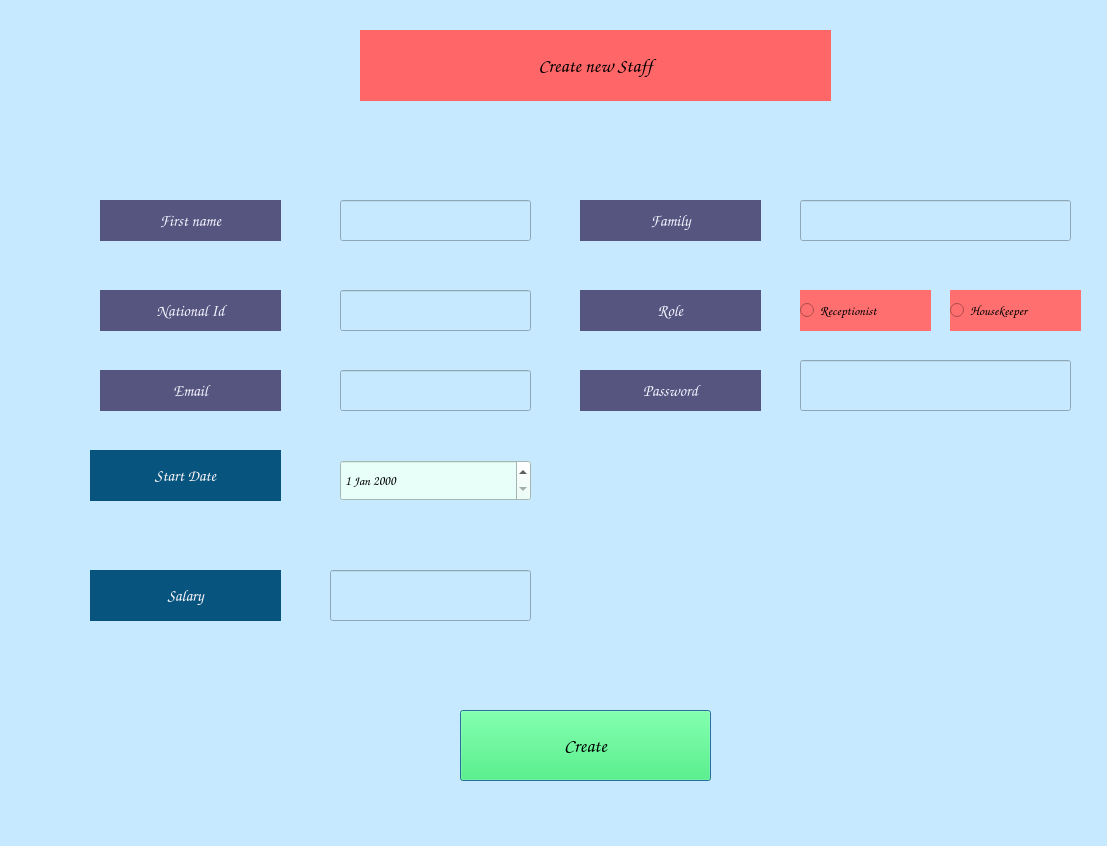
<?xml version="1.0" encoding="UTF-8"?>
<ui version="4.0">
 <class>Admin_create_new_staff</class>
 <widget class="QDialog" name="Admin_create_new_staff">
  <property name="geometry">
   <rect>
    <x>0</x>
    <y>0</y>
    <width>1107</width>
    <height>846</height>
   </rect>
  </property>
  <property name="cursor">
   <cursorShape>ClosedHandCursor</cursorShape>
  </property>
  <property name="windowTitle">
   <string>SignUp Page</string>
  </property>
  <property name="windowIcon">
   <iconset theme="Icon">
    <normaloff>D:/education/Term/database/PyQt5-Project-Test</normaloff>D:/education/Term/database/PyQt5-Project-Test</iconset>
  </property>
  <property name="styleSheet">
   <string notr="true">background-color: rgb(199, 233, 255);</string>
  </property>
  <property name="modal">
   <bool>false</bool>
  </property>
  <widget class="QLabel" name="create_new_staff_header_L">
   <property name="geometry">
    <rect>
     <x>360</x>
     <y>30</y>
     <width>471</width>
     <height>71</height>
    </rect>
   </property>
   <property name="font">
    <font>
     <family>Comic Sans MS</family>
     <pointsize>14</pointsize>
     <weight>75</weight>
     <bold>true</bold>
    </font>
   </property>
   <property name="cursor">
    <cursorShape>ClosedHandCursor</cursorShape>
   </property>
   <property name="styleSheet">
    <string notr="true">background-color: rgb(255, 102, 104);</string>
   </property>
   <property name="text">
    <string>Create new Staff</string>
   </property>
   <property name="alignment">
    <set>Qt::AlignCenter</set>
   </property>
  </widget>
  <widget class="QLabel" name="create_new_staff_Firstname_L">
   <property name="geometry">
    <rect>
     <x>100</x>
     <y>200</y>
     <width>181</width>
     <height>41</height>
    </rect>
   </property>
   <property name="font">
    <font>
     <family>Comic Sans MS</family>
     <pointsize>12</pointsize>
     <weight>75</weight>
     <bold>true</bold>
    </font>
   </property>
   <property name="styleSheet">
    <string notr="true">background-color: rgb(85, 85, 127);
color: rgb(245, 243, 255);</string>
   </property>
   <property name="text">
    <string>First name</string>
   </property>
   <property name="alignment">
    <set>Qt::AlignCenter</set>
   </property>
  </widget>
  <widget class="QLabel" name="create_new_staff_Family_L">
   <property name="geometry">
    <rect>
     <x>580</x>
     <y>200</y>
     <width>181</width>
     <height>41</height>
    </rect>
   </property>
   <property name="font">
    <font>
     <family>Comic Sans MS</family>
     <pointsize>12</pointsize>
     <weight>75</weight>
     <bold>true</bold>
    </font>
   </property>
   <property name="styleSheet">
    <string notr="true">background-color: rgb(85, 85, 127);
color: rgb(245, 243, 255);</string>
   </property>
   <property name="text">
    <string>Family</string>
   </property>
   <property name="alignment">
    <set>Qt::AlignCenter</set>
   </property>
  </widget>
  <widget class="QLineEdit" name="create_new_staff_Firstname_LE">
   <property name="geometry">
    <rect>
     <x>340</x>
     <y>200</y>
     <width>191</width>
     <height>41</height>
    </rect>
   </property>
   <property name="font">
    <font>
     <family>Comic Sans MS</family>
     <pointsize>10</pointsize>
     <weight>75</weight>
     <bold>true</bold>
    </font>
   </property>
   <property name="cursor">
    <cursorShape>PointingHandCursor</cursorShape>
   </property>
  </widget>
  <widget class="QPushButton" name="Signup_Button">
   <property name="geometry">
    <rect>
     <x>460</x>
     <y>710</y>
     <width>251</width>
     <height>71</height>
    </rect>
   </property>
   <property name="font">
    <font>
     <family>Comic Sans MS</family>
     <pointsize>14</pointsize>
     <weight>75</weight>
     <bold>true</bold>
    </font>
   </property>
   <property name="cursor">
    <cursorShape>PointingHandCursor</cursorShape>
   </property>
   <property name="acceptDrops">
    <bool>false</bool>
   </property>
   <property name="autoFillBackground">
    <bool>false</bool>
   </property>
   <property name="styleSheet">
    <string notr="true">background-color: rgb(35, 255, 97);</string>
   </property>
   <property name="text">
    <string>Create</string>
   </property>
  </widget>
  <widget class="QLineEdit" name="create_new_staff_Family_LE">
   <property name="geometry">
    <rect>
     <x>800</x>
     <y>200</y>
     <width>271</width>
     <height>41</height>
    </rect>
   </property>
   <property name="font">
    <font>
     <family>Comic Sans MS</family>
     <pointsize>10</pointsize>
     <weight>75</weight>
     <bold>true</bold>
    </font>
   </property>
   <property name="cursor">
    <cursorShape>PointingHandCursor</cursorShape>
   </property>
  </widget>
  <widget class="QLabel" name="create_new_staff_Role_L">
   <property name="geometry">
    <rect>
     <x>580</x>
     <y>290</y>
     <width>181</width>
     <height>41</height>
    </rect>
   </property>
   <property name="font">
    <font>
     <family>Comic Sans MS</family>
     <pointsize>12</pointsize>
     <weight>75</weight>
     <bold>true</bold>
    </font>
   </property>
   <property name="styleSheet">
    <string notr="true">background-color: rgb(85, 85, 127);
color: rgb(245, 243, 255);</string>
   </property>
   <property name="text">
    <string>Role</string>
   </property>
   <property name="alignment">
    <set>Qt::AlignCenter</set>
   </property>
  </widget>
  <widget class="QLabel" name="create_new_staff_StartDate_L">
   <property name="geometry">
    <rect>
     <x>90</x>
     <y>450</y>
     <width>191</width>
     <height>51</height>
    </rect>
   </property>
   <property name="font">
    <font>
     <family>Comic Sans MS</family>
     <pointsize>12</pointsize>
     <weight>75</weight>
     <bold>true</bold>
    </font>
   </property>
   <property name="cursor">
    <cursorShape>ClosedHandCursor</cursorShape>
   </property>
   <property name="styleSheet">
    <string notr="true">background-color: rgb(7, 85, 127);
color: rgb(255, 249, 249);</string>
   </property>
   <property name="text">
    <string>Start Date</string>
   </property>
   <property name="alignment">
    <set>Qt::AlignCenter</set>
   </property>
  </widget>
  <widget class="QRadioButton" name="create_new_staff_Recep_RD">
   <property name="geometry">
    <rect>
     <x>800</x>
     <y>290</y>
     <width>131</width>
     <height>41</height>
    </rect>
   </property>
   <property name="font">
    <font>
     <family>Comic Sans MS</family>
     <pointsize>10</pointsize>
     <weight>75</weight>
     <bold>true</bold>
    </font>
   </property>
   <property name="cursor">
    <cursorShape>PointingHandCursor</cursorShape>
   </property>
   <property name="styleSheet">
    <string notr="true">background-color: rgb(255, 111, 111);</string>
   </property>
   <property name="text">
    <string>Receptionist</string>
   </property>
   <property name="checkable">
    <bool>true</bool>
   </property>
  </widget>
  <widget class="QRadioButton" name="create_new_staff_Housekeeper_RD">
   <property name="geometry">
    <rect>
     <x>950</x>
     <y>290</y>
     <width>131</width>
     <height>41</height>
    </rect>
   </property>
   <property name="font">
    <font>
     <family>Comic Sans MS</family>
     <pointsize>10</pointsize>
     <weight>75</weight>
     <bold>true</bold>
    </font>
   </property>
   <property name="cursor">
    <cursorShape>PointingHandCursor</cursorShape>
   </property>
   <property name="styleSheet">
    <string notr="true">background-color: rgb(255, 111, 111);</string>
   </property>
   <property name="text">
    <string>Housekeeper</string>
   </property>
   <property name="iconSize">
    <size>
     <width>20</width>
     <height>20</height>
    </size>
   </property>
  </widget>
  <widget class="QLabel" name="create_new_staff_National_Id_L">
   <property name="geometry">
    <rect>
     <x>100</x>
     <y>290</y>
     <width>181</width>
     <height>41</height>
    </rect>
   </property>
   <property name="font">
    <font>
     <family>Comic Sans MS</family>
     <pointsize>12</pointsize>
     <weight>75</weight>
     <bold>true</bold>
    </font>
   </property>
   <property name="styleSheet">
    <string notr="true">background-color: rgb(85, 85, 127);
color: rgb(245, 243, 255);</string>
   </property>
   <property name="text">
    <string>National Id</string>
   </property>
   <property name="alignment">
    <set>Qt::AlignCenter</set>
   </property>
  </widget>
  <widget class="QLabel" name="create_new_staff_Salary_L">
   <property name="geometry">
    <rect>
     <x>90</x>
     <y>570</y>
     <width>191</width>
     <height>51</height>
    </rect>
   </property>
   <property name="font">
    <font>
     <family>Comic Sans MS</family>
     <pointsize>12</pointsize>
     <weight>75</weight>
     <bold>true</bold>
    </font>
   </property>
   <property name="styleSheet">
    <string notr="true">background-color: rgb(7, 85, 127);
color: rgb(255, 249, 249);</string>
   </property>
   <property name="text">
    <string>Salary</string>
   </property>
   <property name="alignment">
    <set>Qt::AlignCenter</set>
   </property>
  </widget>
  <widget class="QLineEdit" name="create_new_staff_National_Id_LE">
   <property name="geometry">
    <rect>
     <x>340</x>
     <y>290</y>
     <width>191</width>
     <height>41</height>
    </rect>
   </property>
   <property name="font">
    <font>
     <family>Comic Sans MS</family>
     <pointsize>10</pointsize>
     <weight>75</weight>
     <bold>true</bold>
    </font>
   </property>
   <property name="cursor">
    <cursorShape>PointingHandCursor</cursorShape>
   </property>
  </widget>
  <widget class="QLineEdit" name="Address_LE">
   <property name="geometry">
    <rect>
     <x>330</x>
     <y>570</y>
     <width>201</width>
     <height>51</height>
    </rect>
   </property>
   <property name="font">
    <font>
     <family>Comic Sans MS</family>
     <pointsize>10</pointsize>
     <weight>75</weight>
     <bold>true</bold>
    </font>
   </property>
   <property name="cursor">
    <cursorShape>PointingHandCursor</cursorShape>
   </property>
  </widget>
  <widget class="QDateEdit" name="create_new_staff_startDate_DE">
   <property name="geometry">
    <rect>
     <x>340</x>
     <y>460</y>
     <width>191</width>
     <height>41</height>
    </rect>
   </property>
   <property name="font">
    <font>
     <family>Comic Sans MS</family>
     <pointsize>10</pointsize>
     <weight>75</weight>
     <bold>true</bold>
    </font>
   </property>
   <property name="cursor">
    <cursorShape>PointingHandCursor</cursorShape>
   </property>
   <property name="styleSheet">
    <string notr="true">background-color: rgb(231, 255, 248);</string>
   </property>
  </widget>
  <widget class="QLabel" name="create_new_staff_Email_L">
   <property name="geometry">
    <rect>
     <x>100</x>
     <y>370</y>
     <width>181</width>
     <height>41</height>
    </rect>
   </property>
   <property name="font">
    <font>
     <family>Comic Sans MS</family>
     <pointsize>12</pointsize>
     <weight>75</weight>
     <bold>true</bold>
    </font>
   </property>
   <property name="styleSheet">
    <string notr="true">background-color: rgb(85, 85, 127);
color: rgb(245, 243, 255);</string>
   </property>
   <property name="text">
    <string>Email</string>
   </property>
   <property name="alignment">
    <set>Qt::AlignCenter</set>
   </property>
  </widget>
  <widget class="QLineEdit" name="create_new_staff_Email_LE">
   <property name="geometry">
    <rect>
     <x>340</x>
     <y>370</y>
     <width>191</width>
     <height>41</height>
    </rect>
   </property>
   <property name="font">
    <font>
     <family>Comic Sans MS</family>
     <pointsize>10</pointsize>
     <weight>75</weight>
     <bold>true</bold>
    </font>
   </property>
   <property name="cursor">
    <cursorShape>PointingHandCursor</cursorShape>
   </property>
  </widget>
  <widget class="QLabel" name="create_new_staff_Password_L">
   <property name="geometry">
    <rect>
     <x>580</x>
     <y>370</y>
     <width>181</width>
     <height>41</height>
    </rect>
   </property>
   <property name="font">
    <font>
     <family>Comic Sans MS</family>
     <pointsize>12</pointsize>
     <weight>75</weight>
     <bold>true</bold>
    </font>
   </property>
   <property name="styleSheet">
    <string notr="true">background-color: rgb(85, 85, 127);
color: rgb(245, 243, 255);</string>
   </property>
   <property name="text">
    <string>Password</string>
   </property>
   <property name="alignment">
    <set>Qt::AlignCenter</set>
   </property>
  </widget>
  <widget class="QLineEdit" name="create_new_staff_Password_LE">
   <property name="geometry">
    <rect>
     <x>800</x>
     <y>360</y>
     <width>271</width>
     <height>51</height>
    </rect>
   </property>
   <property name="font">
    <font>
     <family>Comic Sans MS</family>
     <pointsize>10</pointsize>
     <weight>75</weight>
     <bold>true</bold>
    </font>
   </property>
   <property name="cursor">
    <cursorShape>PointingHandCursor</cursorShape>
   </property>
  </widget>
 </widget>
 <resources/>
 <connections/>
</ui>
